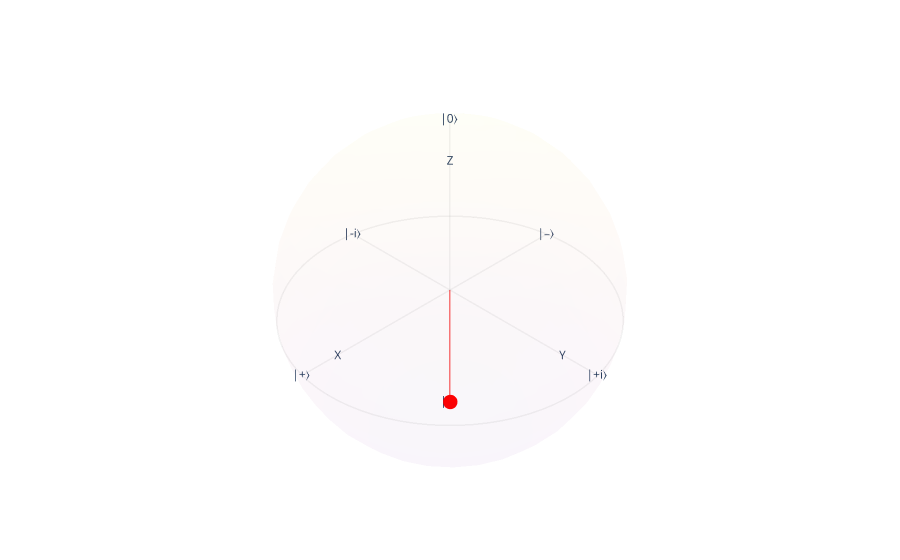

The notebook cell this image was saved under:
### Markdown cell above
Para **concatenar portas parametrizadas** usando a função {func}`~ket.operations.cat`, basta fornecer o **argumento clássico** correspondente. Quando apenas esse argumento é passado, a função cria uma **nova porta** com o parâmetro já aplicado.

### Code cell
from math import pi

# Instanciando um novo do processo quântico
processo = Process()

# Alocação de um qubit
qubits = processo.alloc()

porta_H = cat(RY(pi / 2), RX(pi))
porta_X = cat(porta_H, RZ(pi), porta_H)

porta_X(qubits)

dump(qubits).sphere()  # Mostra o Bloch Sphere

### Figure 1 — Plotly figure (JSON) as saved in the notebook; plotly's stock layout.template omitted (floating-point values rounded to 4 significant figures; data arrays with more than 128 entries replaced by an {"elided": "..."} marker saying what was removed)
{"data": [{"name": "Bloch Sphere", "opacity": 0.02, "showscale": false, "type": "surface", "x": {"elided": "40x20 float values"}, "y": {"elided": "40x20 float values"}, "z": {"elided": "40x20 float values"}}, {"line": {"color": "gray", "width": 3}, "mode": "lines", "name": "Equator", "opacity": 0.1, "type": "scatter3d", "x": [1.0, 0.998, 0.992, 0.9819, 0.9679, 0.9501, 0.9284, 0.9029, 0.8738, 0.8413, 0.8053, 0.766, 0.7237, 0.6785, 0.6306, 0.5801, 0.5272, 0.4723, 0.4154, 0.3569, 0.2969, 0.2358, 0.1736, 0.1108, 0.04758, -0.01587, -0.07925, -0.1423, -0.2048, -0.2665, -0.3271, -0.3863, -0.4441, -0.5, -0.5539, -0.6056, -0.6549, -0.7015, -0.7453, -0.7861, -0.8237, -0.858, -0.8888, -0.9161, -0.9397, -0.9595, -0.9754, -0.9874, -0.9955, -0.9995, -0.9995, -0.9955, -0.9874, -0.9754, -0.9595, -0.9397, -0.9161, -0.8888, -0.858, -0.8237, -0.7861, -0.7453, -0.7015, -0.6549, -0.6056, -0.5539, -0.5, -0.4441, -0.3863, -0.3271, -0.2665, -0.2048, -0.1423, -0.07925, -0.01587, 0.04758, 0.1108, 0.1736, 0.2358, 0.2969, 0.3569, 0.4154, 0.4723, 0.5272, 0.5801, 0.6306, 0.6785, 0.7237, 0.766, 0.8053, 0.8413, 0.8738, 0.9029, 0.9284, 0.9501, 0.9679, 0.9819, 0.992, 0.998, 1.0], "y": [0.0, 0.06342, 0.1266, 0.1893, 0.2511, 0.312, 0.3717, 0.4298, 0.4862, 0.5406, 0.5929, 0.6428, 0.6901, 0.7346, 0.7761, 0.8146, 0.8497, 0.8815, 0.9096, 0.9341, 0.9549, 0.9718, 0.9848, 0.9938, 0.9989, 0.9999, 0.9969, 0.9898, 0.9788, 0.9638, 0.945, 0.9224, 0.896, 0.866, 0.8326, 0.7958, 0.7557, 0.7127, 0.6668, 0.6182, 0.5671, 0.5137, 0.4582, 0.4009, 0.342, 0.2817, 0.2203, 0.158, 0.09506, 0.03173, -0.03173, -0.09506, -0.158, -0.2203, -0.2817, -0.342, -0.4009, -0.4582, -0.5137, -0.5671, -0.6182, -0.6668, -0.7127, -0.7557, -0.7958, -0.8326, -0.866, -0.896, -0.9224, -0.945, -0.9638, -0.9788, -0.9898, -0.9969, -0.9999, -0.9989, -0.9938, -0.9848, -0.9718, -0.9549, -0.9341, -0.9096, -0.8815, -0.8497, -0.8146, -0.7761, -0.7346, -0.6901, -0.6428, -0.5929, -0.5406, -0.4862, -0.4298, -0.3717, -0.312, -0.2511, -0.1893, -0.1266, -0.06342, -2.449e-16], "z": [0.0, 0.0, 0.0, 0.0, 0.0, 0.0, 0.0, 0.0, 0.0, 0.0, 0.0, 0.0, 0.0, 0.0, 0.0, 0.0, 0.0, 0.0, 0.0, 0.0, 0.0, 0.0, 0.0, 0.0, 0.0, 0.0, 0.0, 0.0, 0.0, 0.0, 0.0, 0.0, 0.0, 0.0, 0.0, 0.0, 0.0, 0.0, 0.0, 0.0, 0.0, 0.0, 0.0, 0.0, 0.0, 0.0, 0.0, 0.0, 0.0, 0.0, 0.0, 0.0, 0.0, 0.0, 0.0, 0.0, 0.0, 0.0, 0.0, 0.0, 0.0, 0.0, 0.0, 0.0, 0.0, 0.0, 0.0, 0.0, 0.0, 0.0, 0.0, 0.0, 0.0, 0.0, 0.0, 0.0, 0.0, 0.0, 0.0, 0.0, 0.0, 0.0, 0.0, 0.0, 0.0, 0.0, 0.0, 0.0, 0.0, 0.0, 0.0, 0.0, 0.0, 0.0, 0.0, 0.0, 0.0, 0.0, 0.0, 0.0]}, {"line": {"color": "gray", "width": 3}, "mode": "lines", "name": "x line", "opacity": 0.1, "type": "scatter3d", "x": [1, -1], "y": [0, 0], "z": [0, 0]}, {"line": {"color": "gray", "width": 3}, "mode": "lines", "name": "y line", "opacity": 0.1, "type": "scatter3d", "x": [0, 0], "y": [1, -1], "z": [0, 0]}, {"line": {"color": "gray", "width": 3}, "mode": "lines", "name": "z line", "opacity": 0.1, "type": "scatter3d", "x": [0, 0], "y": [0, 0], "z": [1, -1]}, {"mode": "text", "name": "|0⟩", "text": ["|0⟩"], "textposition": "middle center", "type": "scatter3d", "x": [0], "y": [0], "z": [1]}, {"mode": "text", "name": "Z", "text": ["Z"], "textposition": "middle center", "type": "scatter3d", "x": [0], "y": [0], "z": [0.8]}, {"mode": "text", "name": "|1⟩", "text": ["|1⟩"], "textposition": "middle center", "type": "scatter3d", "x": [0], "y": [0], "z": [-1]}, {"mode": "text", "name": "|+⟩", "text": ["|+⟩"], "textposition": "middle center", "type": "scatter3d", "x": [1], "y": [0], "z": [0]}, {"mode": "text", "name": "X", "text": ["X"], "textposition": "middle center", "type": "scatter3d", "x": [0.8], "y": [0], "z": [0]}, {"mode": "text", "name": "|‒⟩", "text": ["|‒⟩"], "textposition": "middle center", "type": "scatter3d", "x": [-1], "y": [0], "z": [0]}, {"mode": "text", "name": "|+i⟩", "text": ["|+i⟩"], "textposition": "middle center", "type": "scatter3d", "x": [0], "y": [1], "z": [0]}, {"mode": "text", "name": "Y", "text": ["Y"], "textposition": "middle center", "type": "scatter3d", "x": [0], "y": [0.8], "z": [0]}, {"mode": "text", "name": "|-i⟩", "text": ["|-i⟩"], "textposition": "middle center", "type": "scatter3d", "x": [0], "y": [-1], "z": [0]}, {"marker": {"color": "red", "size": 5}, "mode": "markers", "name": "qubit", "type": "scatter3d", "x": [0], "y": [-1.225e-16], "z": [-1]}, {"line": {"color": "red", "width": 3}, "mode": "lines", "name": "qubit line", "opacity": 0.5, "type": "scatter3d", "x": [0, 0], "y": [0, -1.225e-16], "z": [0, -1]}], "layout": {"scene": {"aspectmode": "cube", "camera": {"eye": {"x": 0.8, "y": 0.8, "z": 0.8}}, "xaxis": {"range": [-1, 1], "showbackground": false, "showgrid": false, "visible": false}, "yaxis": {"range": [-1, 1], "showbackground": false, "showgrid": false, "visible": false}, "zaxis": {"range": [-1, 1], "showbackground": false, "showgrid": false, "visible": false}}, "showlegend": false}}
